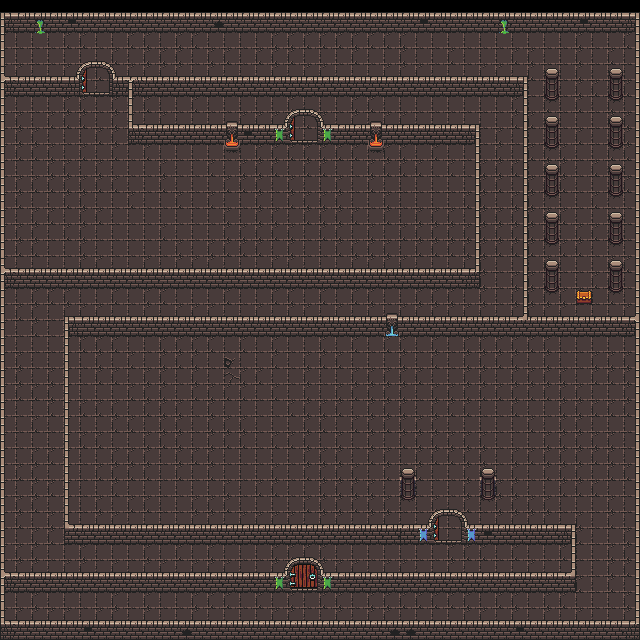

Rendered tile map (Tiled .tmx) drawn with the repository's tilesets; below, a short description and the map source with its tile grids summarised:
An orthogonal 40x40 tile map with 16x16 px tiles, 3 tile layers (background, walls, columns), 1 hidden layer not drawn, 2 tilesets and 48 objects.

<map version="1.2" tiledversion="1.3.4" orientation="orthogonal" renderorder="right-down" width="40" height="40" tilewidth="16" tileheight="16" infinite="0" nextlayerid="8" nextobjectid="33">
 <tileset firstgid="1" name="0x72_DungeonTilesetII_v1.1" tilewidth="16" tileheight="16" tilecount="1024" columns="32">
  <image source="0x72_DungeonTilesetII_v1.1.png" trans="ff00ff" width="512" height="512" />
  <tile id="33">
   <objectgroup draworder="index" id="2">
    <object id="1" x="0" y="12" width="16" height="4" />
   </objectgroup>
  </tile>
  <tile id="34">
   <objectgroup draworder="index" id="2">
    <object id="1" x="0" y="12" width="16" height="4" />
   </objectgroup>
  </tile>
  <tile id="35">
   <objectgroup draworder="index" id="2">
    <object id="1" x="0" y="12" width="16" height="4" />
   </objectgroup>
  </tile>
  <tile id="36">
   <objectgroup draworder="index" id="2">
    <object id="1" x="0" y="12" width="16" height="4" />
   </objectgroup>
  </tile>
  <tile id="37">
   <objectgroup draworder="index" id="2">
    <object id="1" x="0" y="12" width="16" height="4" />
   </objectgroup>
  </tile>
  <tile id="38">
   <objectgroup draworder="index" id="2">
    <object id="1" x="0" y="12" width="16" height="4" />
   </objectgroup>
  </tile>
  <tile id="65">
   <objectgroup draworder="index" id="2">
    <object id="1" x="0" y="12" width="16" height="4" />
   </objectgroup>
  </tile>
  <tile id="66">
   <objectgroup draworder="index" id="2">
    <object id="1" x="0" y="12" width="16" height="4" />
   </objectgroup>
  </tile>
  <tile id="67">
   <objectgroup draworder="index" id="2">
    <object id="1" x="0" y="12" width="16" height="4" />
   </objectgroup>
  </tile>
  <tile id="68">
   <objectgroup draworder="index" id="2">
    <object id="1" x="0" y="0" width="16" height="4" />
   </objectgroup>
  </tile>
  <tile id="69">
   <objectgroup draworder="index" id="2">
    <object id="1" x="0" y="0" width="16" height="4" />
   </objectgroup>
  </tile>
  <tile id="70">
   <objectgroup draworder="index" id="2">
    <object id="2" x="0" y="0" width="16" height="4" />
   </objectgroup>
  </tile>
  <tile id="97">
   <objectgroup draworder="index" id="2">
    <object id="1" x="0" y="12" width="16" height="4" />
   </objectgroup>
  </tile>
  <tile id="98">
   <objectgroup draworder="index" id="2">
    <object id="1" x="0" y="12" width="16" height="4" />
   </objectgroup>
  </tile>
  <tile id="99">
   <objectgroup draworder="index" id="2">
    <object id="1" x="0" y="12" width="16" height="4" />
   </objectgroup>
  </tile>
  <tile id="100">
   <objectgroup draworder="index" id="2">
    <object id="1" x="0" y="12" width="16" height="4" />
   </objectgroup>
  </tile>
  <tile id="101">
   <objectgroup draworder="index" id="2">
    <object id="1" x="0" y="12" width="16" height="4" />
   </objectgroup>
  </tile>
  <tile id="102">
   <objectgroup draworder="index" id="2">
    <object id="1" x="0" y="12" width="16" height="4" />
   </objectgroup>
  </tile>
  <tile id="132">
   <objectgroup draworder="index" id="2">
    <object id="2" x="0" y="0" width="16" height="4" />
   </objectgroup>
  </tile>
  <tile id="133">
   <objectgroup draworder="index" id="2">
    <object id="1" x="0" y="0" width="16" height="4" />
   </objectgroup>
  </tile>
  <tile id="134">
   <objectgroup draworder="index" id="2">
    <object id="1" x="0" y="0" width="16" height="4" />
   </objectgroup>
  </tile>
  <tile id="197">
   <objectgroup draworder="index" id="2">
    <object id="1" x="0" y="12" width="16" height="4" />
   </objectgroup>
  </tile>
  <tile id="198">
   <objectgroup draworder="index" id="2">
    <object id="1" x="0" y="12" width="16" height="4" />
   </objectgroup>
  </tile>
  <tile id="229">
   <objectgroup draworder="index" id="2">
    <object id="1" x="0" y="0" width="16" height="4" />
   </objectgroup>
  </tile>
  <tile id="230">
   <objectgroup draworder="index" id="2">
    <object id="2" x="0" y="0" width="16" height="4" />
   </objectgroup>
  </tile>
  <tile id="256">
   <objectgroup draworder="index" id="2">
    <object id="1" x="11" y="0" width="5" height="16" />
   </objectgroup>
  </tile>
  <tile id="257">
   <objectgroup draworder="index" id="3">
    <object id="2" x="0" y="0" width="5" height="16" />
   </objectgroup>
  </tile>
  <tile id="258">
   <objectgroup draworder="index" id="2">
    <object id="1" x="0" y="12" width="16" height="4" />
   </objectgroup>
  </tile>
  <tile id="259">
   <objectgroup draworder="index" id="2">
    <object id="1" x="0" y="12" width="16" height="4" />
   </objectgroup>
  </tile>
  <tile id="260">
   <objectgroup draworder="index" id="2">
    <object id="1" x="11" y="0" width="5" height="16" />
   </objectgroup>
  </tile>
  <tile id="261">
   <objectgroup draworder="index" id="2">
    <object id="1" x="0" y="0" width="5" height="16" />
   </objectgroup>
  </tile>
  <tile id="288">
   <objectgroup draworder="index" id="2">
    <object id="1" x="11" y="0" width="5" height="16" />
   </objectgroup>
  </tile>
  <tile id="289">
   <objectgroup draworder="index" id="2">
    <object id="1" x="0" y="0" width="5" height="16" />
   </objectgroup>
  </tile>
  <tile id="290">
   <objectgroup draworder="index" id="2">
    <object id="1" x="0" y="0" width="5" height="16" />
   </objectgroup>
  </tile>
  <tile id="291">
   <objectgroup draworder="index" id="2">
    <object id="1" x="11" y="0" width="5" height="16" />
   </objectgroup>
  </tile>
  <tile id="292">
   <objectgroup draworder="index" id="2">
    <object id="1" x="0" y="12" width="16" height="4" />
   </objectgroup>
  </tile>
  <tile id="293">
   <objectgroup draworder="index" id="2">
    <object id="1" x="0" y="12" width="16" height="4" />
   </objectgroup>
  </tile>
  <tile id="322">
   <objectgroup draworder="index" id="2">
    <object id="1" x="0" y="12" width="16" height="4" />
    <object id="2" x="0" y="0" width="5" height="16" />
   </objectgroup>
  </tile>
  <tile id="323">
   <objectgroup draworder="index" id="2">
    <object id="1" x="0" y="12" width="16" height="4" />
    <object id="2" x="11" y="0" width="5" height="16" />
   </objectgroup>
  </tile>
  <tile id="324">
   <objectgroup draworder="index" id="2">
    <object id="1" x="0" y="12" width="16" height="4" />
   </objectgroup>
  </tile>
  <tile id="325">
   <objectgroup draworder="index" id="2">
    <object id="1" x="0" y="12" width="16" height="4" />
   </objectgroup>
  </tile>
  <tile id="431">
   <objectgroup draworder="index" id="2">
    <object id="1" x="0" y="12" width="16" height="4" />
   </objectgroup>
  </tile>
  <tile id="481">
   <objectgroup draworder="index" id="2">
    <object id="1" x="0" y="12" width="16" height="4" />
   </objectgroup>
  </tile>
  <tile id="482">
   <objectgroup draworder="index" id="2">
    <object id="1" x="0" y="12" width="16" height="4" />
   </objectgroup>
  </tile>
  <tile id="483">
   <objectgroup draworder="index" id="2">
    <object id="1" x="0" y="12" width="16" height="4" />
   </objectgroup>
  </tile>
  <tile id="484">
   <objectgroup draworder="index" id="2">
    <object id="1" x="0" y="12" width="16" height="4" />
   </objectgroup>
  </tile>
 </tileset>
 <tileset firstgid="1025" name="map" tilewidth="16" tileheight="32" tilecount="800" columns="40">
  <image source="map.png" trans="ff00ff" width="640" height="640" />
 </tileset>
 <layer id="1" name="background" width="40" height="40">
  <data>[1600 cells, 1560 non-empty, 4 distinct tile ids]</data>
 </layer>
 <layer id="2" name="walls" width="40" height="40">
  <data>[1600 cells, 648 non-empty, 39 distinct tile ids]</data>
 </layer>
 <layer id="3" name="columns" width="40" height="40">
  <data>[1600 cells, 55 non-empty, 15 distinct tile ids]</data>
 </layer>
 <layer id="5" name="testwalls" width="40" height="40" visible="0">
  <data>[1600 cells, 22 non-empty, 4 distinct tile ids]</data>
 </layer>
</map>
